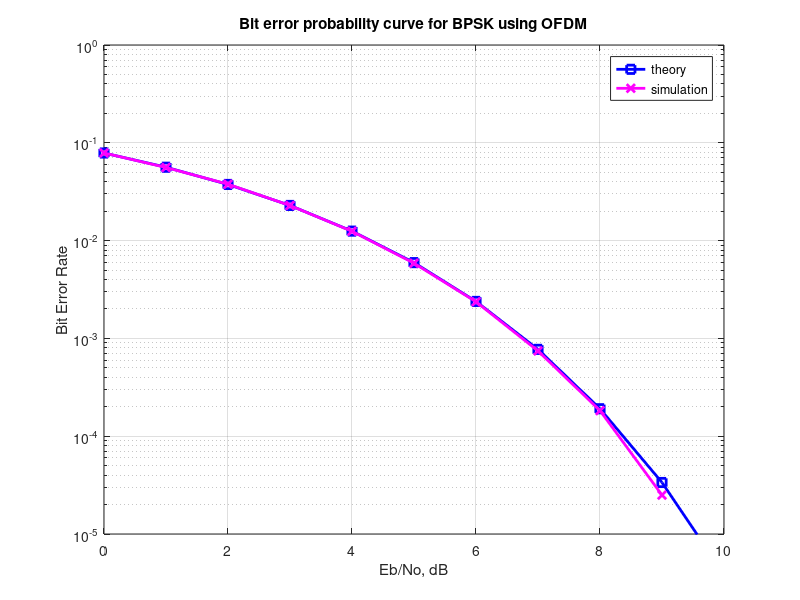

Here is the MATLAB script that generated this plot:
%%%%%%%%%%%%%%%%%%%%%%%%%%%%%%%%%%%%%%%%%%%%%%%%%%%%%%%%%%%%
% All rights reserved by Krishna Pillai, http://www.dsplog.com
% The file may not be re-distributed without explicit authorization
% from Krishna Pillai.
% Checked for proper operation with Octave Version 3.0.0
% Author : Krishna Pillai
% Email : krishna@dsplog.com
% Version : 1.0
% Date : 05 June 2008
% %%%%%%%%%%%%%%%%%%%%%%%%%%%%%%%%%%%%%%%%%%%%%%%%%%%%%%%%%%
% Script for computing the Bit Error probability using OFDM modulation
clear all
nFFT = 64; % fft size
nDSC = 52; % number of data subcarriers
nBitPerSym = 52; % number of bits per OFDM symbol (same as the number of subcarriers for BPSK)
nSym = 10^4; % number of symbols
EbN0dB = [0:10]; % bit to noise ratio
EsN0dB = EbN0dB + 10*log10(nDSC/nFFT) + 10*log10(64/80); % converting to symbol to noise ratio
for ii = 1:length(EbN0dB)
% Transmitter
ipBit = rand(1,nBitPerSym*nSym) > 0.5; % random 1's and 0's
ipMod = 2*ipBit-1; % BPSK modulation 0 --> -1, 1 --> +1
ipMod = reshape(ipMod,nBitPerSym,nSym).'; % grouping into multiple symbolsa
% Assigning modulated symbols to subcarriers from [-26 to -1, +1 to +26]
xF = [zeros(nSym,6) ipMod(:,[1:nBitPerSym/2]) zeros(nSym,1) ipMod(:,[nBitPerSym/2+1:nBitPerSym]) zeros(nSym,5)] ;
% Taking FFT, the term (nFFT/sqrt(nDSC)) is for normalizing the power of transmit symbol to 1
xt = (nFFT/sqrt(nDSC))*ifft(fftshift(xF.')).';
% Appending cylic prefix
xt = [xt(:,[49:64]) xt];
% Concatenating multiple symbols to form a long vector
xt = reshape(xt.',1,nSym*80);
% Gaussian noise of unit variance, 0 mean
nt = 1/sqrt(2)*[randn(1,nSym*80) + j*randn(1,nSym*80)];
% Adding noise, the term sqrt(80/64) is to account for the wasted energy due to cyclic prefix
yt = sqrt(80/64)*xt + 10^(-EsN0dB(ii)/20)*nt;
% Receiver
yt = reshape(yt.',80,nSym).'; % formatting the received vector into symbols
yt = yt(:,[17:80]); % removing cyclic prefix
% converting to frequency domain
yF = (sqrt(nDSC)/nFFT)*fftshift(fft(yt.')).';
yMod = yF(:,[6+[1:nBitPerSym/2] 7+[nBitPerSym/2+1:nBitPerSym] ]);
% BPSK demodulation
% +ve value --> 1, -ve value --> -1
ipModHat = 2*floor(real(yMod/2)) + 1;
ipModHat(find(ipModHat>1)) = +1;
ipModHat(find(ipModHat<-1)) = -1;
% converting modulated values into bits
ipBitHat = (ipModHat+1)/2;
ipBitHat = reshape(ipBitHat.',nBitPerSym*nSym,1).';
% counting the errors
nErr(ii) = size(find(ipBitHat - ipBit),2);
end
simBer = nErr/(nSym*nBitPerSym);
theoryBer = (1/2)*erfc(sqrt(10.^(EbN0dB/10)));
close all; figure
semilogy(EbN0dB,theoryBer,'bs-','LineWidth',2);
hold on
semilogy(EbN0dB,simBer,'mx-','LineWidth',2);
axis([0 10 10^-5 1])
grid on
legend('theory', 'simulation');
xlabel('Eb/No, dB')
ylabel('Bit Error Rate')
title('Bit error probability curve for BPSK using OFDM')